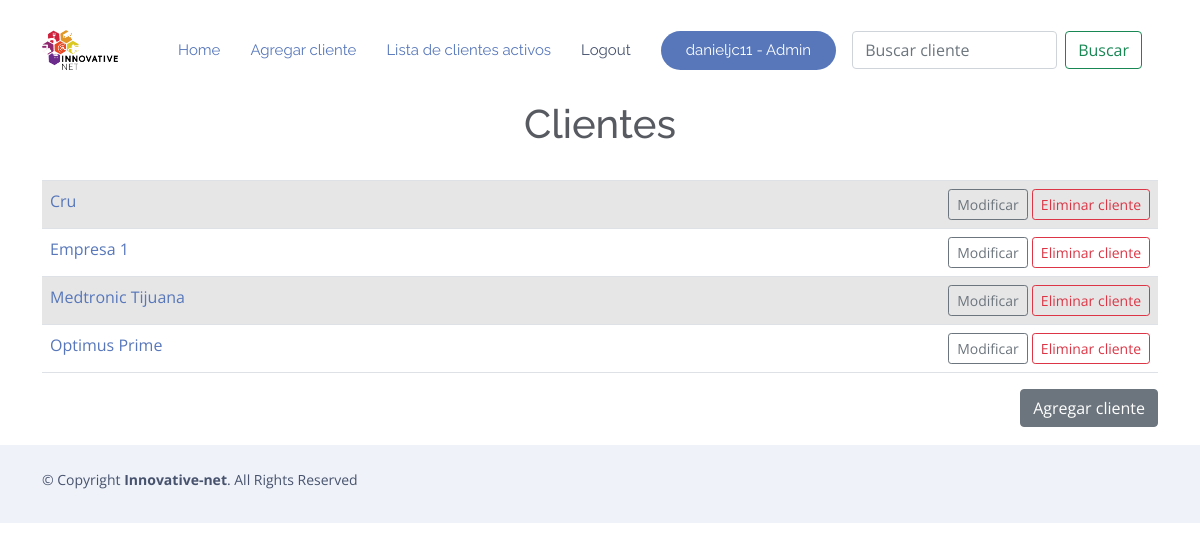
The app's page /clientes (signed in) with its own data.
### RPA/models.py (models this page shows)
class Cliente(models.Model):
    usuario = models.ForeignKey(User, on_delete=models.CASCADE, null=True, blank=True)
    nombre = models.CharField('Nombre de la compañia cliente',max_length=200)
    encargado = models.CharField('Nombre del contacto dentro de la empresa',max_length
    =120)
    puesto_encargado = models.CharField('Puesto del contacto',max_length
    =120)
    numero_contacto=models.CharField('Numero de telefono para contactar',max_length
    =10)
    correo_contacto=models.EmailField('Correo para contactar',blank=True)
    def __str__(self):
        return self.nombre
    class Meta:
        ordering = ['nombre']

### RPA/views.py (the view)
# urls.py: path('clientes',Todos_Clientes.as_view(), name='lista_clientes'),
class Todos_Clientes(LoginRequiredMixin, ListView):
    model = Cliente
    context_object_name = 'lista_clientes'
    template_name = 'cliente/lista_clientes.html'
    def get_context_data(self, **kwargs):
        context = super().get_context_data(**kwargs)
        context['lista_clientes'] = context['lista_clientes'].filter(usuario=self.request.user)
        return context

### RPA/templates/cliente/lista_clientes.html
{% extends 'mantenimientos/base.html'%}
{% load static %}
{% block body %}
        <center>
                <div class="container m-2">
                        <h1>Clientes</h1>
                        <br/>
                        <table class="table table-striped table-hover table bordered">
                        {% for cliente in lista_clientes %}
                                <tr>
                                        <td>
                                        <a href="{% url 'mostrar_cliente' cliente.id %}"
                                        >{{ cliente }}</a>
                                                </td>
                                        <td align="right">
                                                <a href="{% url 'modificar_cliente' cliente.id %}">
                                                        <button type="button" class="btn btn-outline-secondary btn-sm">Modificar</button>
                                                </a>
                                                <a href="{% url 'eliminar_cliente' cliente.id%}">
                                                        <button type="button" class="btn btn-outline-danger btn-sm">Eliminar cliente</button>
                                                </a>
                                        </td>
                                </tr>
                        {% endfor %}
                        </table>
                        <a href="{% url 'agregar_cliente' %}">
                                        <button type="button" class="btn btn-secondary"style="float: right">Agregar cliente</button>
                        </a>
                        <br/>
                        <br/>
                </div>
        </center>
{% endblock %}

### RPA/templates/mantenimientos/base.html (shortened to what this page needs)
{% load static %}
<!DOCTYPE html>
<html lang="en">
<head>
  <link rel="stylesheet" href="https://stackpath.bootstrapcdn.com/bootstrap/4.5.0/css/bootstrap.min.css">
  <link href="{% static '\vendor\aos\aos.css' %}" rel="stylesheet">
  <link href="{% static '\vendor\bootstrap\css\bootstrap.min.css' %}" rel="stylesheet">
  <link href="{% static '\vendor\bootstrap-icons\bootstrap-icons.css' %}" rel="stylesheet">
  <link href="{% static '\vendor\boxicons\css\boxicons.min.css' %}" rel="stylesheet">
  <link href="{% static '\vendor\glightbox\css\glightbox.min.css' %}" rel="stylesheet">
  <link href="{% static '\vendor\swiper\swiper-bundle.min.css' %}" rel="stylesheet">
  <link href="{% static '\css\style.css' %}" rel="stylesheet">
</head>
<body style="padding-top: 70px;">
  <header id="header" class="fixed-top  header-transparent ">
    <div class="container d-flex align-items-center justify-content-between">
      <div class="logo">
        <a href="https://www.innovative-net.mx/"><img src="{% static '\assets\img\horizontal blanco.png' %}" alt="" class="img-fluid"></a>
      </div>
      <nav id="navbar" class="navbar">
        <ul>
          <li><a class="nav-link scrollto active" href="{% url 'home' %}">Home</a></li>
          <li><a class="nav-link scrollto active" href="{% url 'agregar_cliente' %}">Agregar cliente</a></li>
          <li><a class="nav-link scrollto active" href="{% url 'lista_clientes' %}">Lista de clientes activos</a></li>
          {% if request.user.is_authenticated %}
          <li><a class="nav-link scrollto" href="{% url 'logout' %}">Logout</a></li>
          {% if request.user.is_staff %}
              <li><a class="getstarted scrollto" href="{% url 'admin:index' %}" >{{request.user}} - Admin</a></li>
              {% else %}
              <li><a class="getstarted scrollto" href="" >{{request.user}}</a></li>
              {% endif %}
          {% else %}
          <li><a class="getstarted scrollto" href="{% url 'login'  %}" >Login</a></li>
          {% endif %}
        </ul>
        <form class="d-flex m-3" method="POST" action="{% url 'buscar_clientes' %}">
          <input class="form-control me-2" type="search" placeholder="Buscar cliente"
                 aria-label="Buscar cliente" name="searched">
          <button class="btn btn-outline-success" type="submit">
            Buscar
          </button>
        </form>
      </nav>
    </div>
  </header>
    <div class="container-fluid" style="margin-top: 30px;">
      {% block body %}
      {% endblock %}
    </div>
        <footer id="footer">
            <div class="container py-4">
              <div class="copyright">
                &copy; Copyright <strong><span>Innovative-net</span></strong>. All Rights Reserved
              </div>
            </div>
          </footer>
</body>
        </html>

### RPA/static/css/style.css (style rules this page uses)
body { font-family: "Open Sans", sans-serif; color: #585a61; }
a { color: #5777ba; text-decoration: none; }
h1, h2, h3, h4, h5, h6 { font-family: "Raleway", sans-serif; }
#header { transition: all 0.5s; z-index: 997; transition: all 0.5s; padding: 15px 0; background: rgba(255, 255, 255, 0.95); }
#header.header-transparent { background: transparent; }
#header .logo img { margin: 0; max-height: 40px; }
.navbar { padding: 0; }
.navbar ul { margin: 0; padding: 0; display: flex; list-style: none; align-items: center; }
.navbar li { position: relative; }
.navbar a, .navbar a:focus { display: flex; align-items: center; justify-content: space-between; padding: 10px 0 10px 30px; font-family: "Raleway", sans-serif; font-size: 15px; color: #47536e; white-space: nowrap; transition: 0.3s; }
.navbar a:hover, .navbar .active, .navbar .active:focus, .navbar li:hover > a { color: #5777ba; }
.navbar .getstarted { background: #5777ba; color: #fff; padding: 12px 25px; margin-left: 30px; color: #fff; line-height: 1; border-radius: 50px; }
#footer { background: #fff; padding: 0 0 30px 0; color: #47536e; font-size: 14px; background: #eff2f8; }
#footer .copyright { text-align: center; float: left; color: #47536e; }

### records on screen
Cliente: nombre "Cru"
Cliente: nombre "Empresa 1"
Cliente: nombre "Medtronic Tijuana"
Cliente: nombre "Optimus Prime"

### other values on screen
{{ request.user }} "danieljc11"
